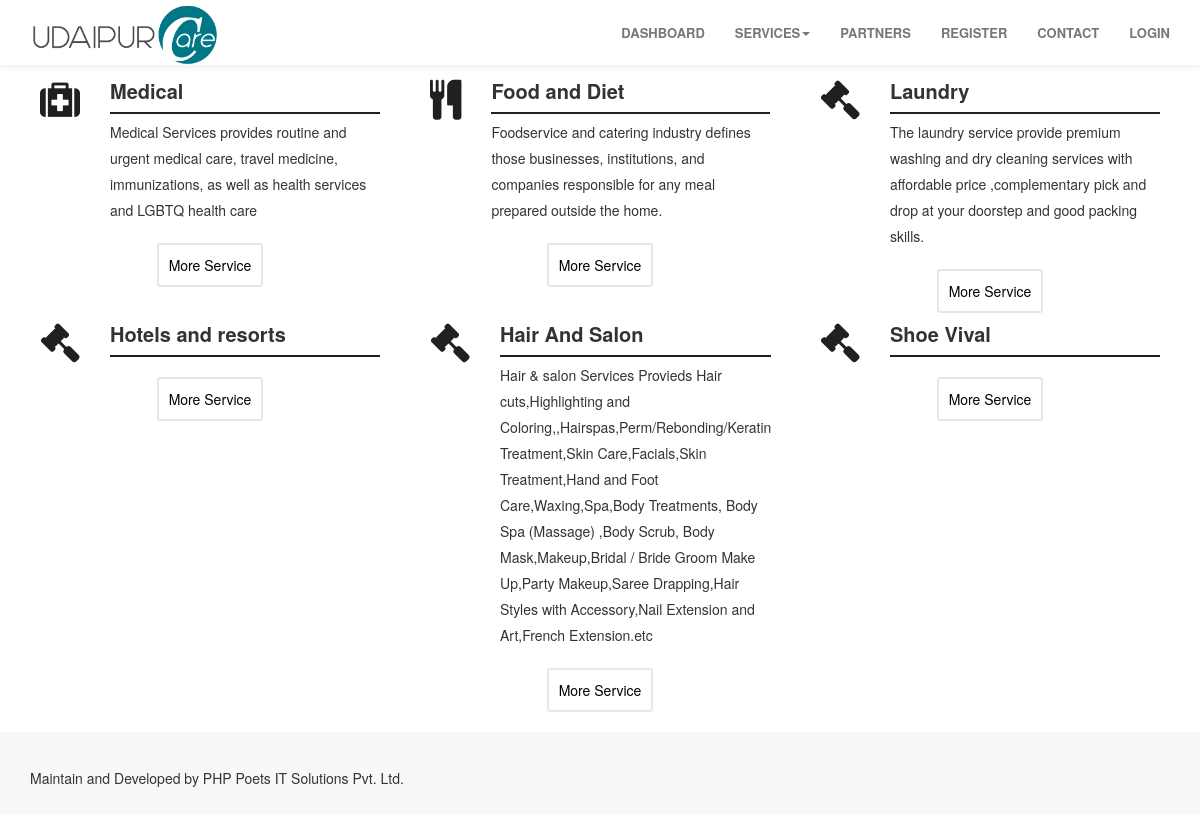
Before: /services.php with the older database file.
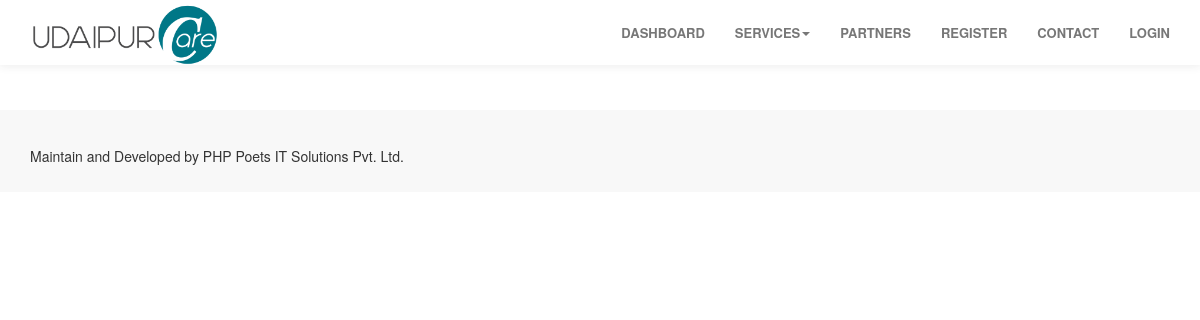
After: the same page with the newer database file.
### tables this page shows
CREATE TABLE `master_services` (
  `id` int(11) NOT NULL,
  `service_name` varchar(200) NOT NULL,
  `discription` text NOT NULL,
  `icon` varchar(66) NOT NULL,
  `flag` int(11) NOT NULL DEFAULT '1' COMMENT '0 for discontinu and 1 for continu'
);

### services.php (the view, shortened to what this page needs)
<?php
include('header.php');
?>
		<div id="service">
			<div class="container">
            <?php
				$count=0;
				$sql="select `id`,`service_name`,`discription`,`icon` from master_services where flag=0";
				$fet=mysql_query($sql);
				while($result=mysql_fetch_array($fet))
				{
					$count++;
                	$id=$result['id'];
					$service_name=$result['service_name'];
					$discription=$result['discription'];
					$icon=$result['icon'];
				if($count==1 ){ echo '<div class="row">'; }?>
					<div class="col-md-4 col-sm-4">
						<div class="media">
							<div class="media-object media-left wow fadeIn" data-wow-delay="0.1s">
								<i class="<?php echo $icon; ?>"></i>
							</div>
							<div class="media-body wow fadeIn">
								<h3 class="media-heading"><?php echo $service_name; ?></h3>
								<p><?php echo $discription; ?></p>
							</div>
						</div>
                        <div align="center" class="col-md-12" data-wow-delay="0.1s">
                        	<div style="width:45%">
                            <a href="service.php?id=<?php echo $id;?>" class="button button4" style="text-decoration:none; padding: 10px;">
							More Service
                            </a>
                            </div>
                        </div>
					</div>
               <?php
					}
				?>
			</div>
		</div>
<?php
include('footer.php');
?>

Changed rows visible on the page:
removed master_services: service_name "Medical", discription "Medical Services provides routine and urgent medical care, travel medicine, immunizations, as well as health services and LGBTQ health care"
removed master_services: service_name "Food and Diet", discription "Foodservice and catering industry defines those businesses, institutions, and companies responsible for any meal prepared outside the home."
removed master_services: service_name "Laundry", discription "The laundry service provide premium washing and dry cleaning services with affordable price ,complementary pick and drop at your doorstep and good packing skills."
removed master_services: service_name "Hotels and resorts"
removed master_services: service_name "Hair And Salon", discription "Hair & salon Services Provieds Hair cuts,Highlighting and Coloring,,Hairspas,Perm/Rebonding/Keratin Treatment,Skin Care,Facials,Skin Treatment,Hand and Foot Care,Waxing,Spa,Body Treatments, Body Spa (Massage) ,Body Scrub, Body Mask,Makeup,Bridal / Bride Groom Make Up,Party Makeup,Saree Drapping,Hair Styles with Accessory,Nail Extension and Art,French Extension.etc"
removed master_services: service_name "Shoe Vival"
